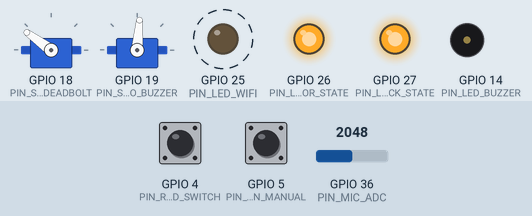
This program was run on a simulated ESP32. Shown: 2 × servo, output pins drawn as LEDs (lit = HIGH), buzzer (waves = sounding, pin HIGH). Dashed ring = blinking. The inputs (shaded band) are chosen by the test bench; at power-on: GPIO 4 (PIN_REED_SWITCH) HIGH, GPIO 5 (PIN_BUTTON_MANUAL) HIGH, GPIO 36 (PIN_MIC_ADC) = 2048. WiFi joins after 1.5 s; servers stay silent unless stated; uploads are accepted with an empty reply; EEPROM starts erased; no MQTT or app messages arrive unless stated; what the program prints to the serial monitor is not drawn.

Above: at 2.2 s.
2.4 s: GPIO 4 (PIN_REED_SWITCH) pulled LOW for 1 s
At 4.1 s:
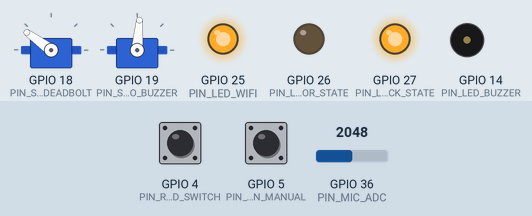
5.2 s: GPIO 4 (PIN_REED_SWITCH) pulled LOW for 3.2 s
At 5.9 s:
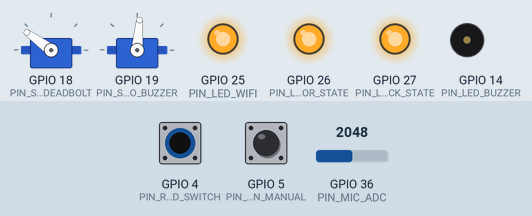
Timing chart, 0 to 10.3 s (numbered marks = the images above; inputs shaded):
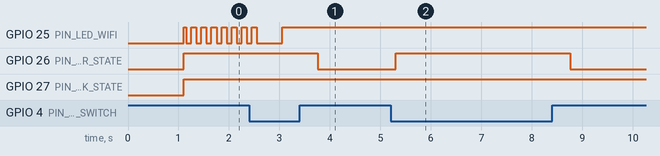

The program:

main.cpp
```cpp
#include <Arduino.h>
#include <freertos/FreeRTOS.h>
#include <freertos/task.h>
#include <freertos/queue.h>
#include <freertos/event_groups.h>
#include <freertos/semphr.h>

#include "config.h"
#include "door_types.h"

#include "AudioDetector.h"
#include "ButtonHandler.h"
#include "LedManager.h"
#include "MqttManager.h"
#include "ReedSwitch.h"
#include "ServoController.h"
#include "StateMachine.h"

// =============================================================================
// Global FreeRTOS handles
// =============================================================================

static QueueHandle_t      g_eventQueue;
static EventGroupHandle_t g_sysEvents;
static SemaphoreHandle_t  g_servoMutex;

// =============================================================================
// Component instances  (globals — single owner, single device)
// =============================================================================

static ServoController g_servo;
static MqttManager     g_mqtt;
static AudioDetector   g_audio;
static StateMachine    g_stateMachine;
static LedManager      g_ledManager;
static ReedSwitch      g_reedSwitch;
static ButtonHandler   g_button;

// =============================================================================
// Task functions
// =============================================================================

// Core 0 — WiFi + MQTT management.  run() includes its own 10 ms yield.
static void taskWifiMqtt(void*) {
    for (;;) g_mqtt.run();
}

// Core 0 — LED pattern updates every 50 ms.
static void taskLedManager(void*) {
    for (;;) {
        g_ledManager.run();
        vTaskDelay(pdMS_TO_TICKS(50));
    }
}

// Core 1 — Audio sample processing.  process() blocks on the internal sample
// queue; the esp_timer callback feeds it at 4 kHz from the esp_timer task.
static void taskAudioProc(void*) {
    for (;;) g_audio.process();
}

// Core 1 — Central door FSM.  run() blocks on the event queue.
static void taskStateMachine(void*) {
    for (;;) g_stateMachine.run();
}

// Core 1 — GPIO polling: reed switch and manual button at 50 Hz.
static void taskPeripherals(void*) {
    for (;;) {
        g_reedSwitch.run();
        g_button.run();
        vTaskDelay(pdMS_TO_TICKS(20));
    }
}

// =============================================================================
// Arduino setup / loop
// =============================================================================

void setup() {
    Serial.begin(115200);
    Serial.println("\n[BOOT] Door Unlocker starting...");

    // --- FreeRTOS primitives ---
    g_eventQueue = xQueueCreate(EVENT_QUEUE_DEPTH, sizeof(DoorEvent));
    g_sysEvents  = xEventGroupCreate();
    g_servoMutex = xSemaphoreCreateMutex();
    configASSERT(g_eventQueue && g_sysEvents && g_servoMutex);

    // --- Component initialisation (order matters: servo first to set safe position) ---
    g_servo.begin(g_servoMutex);
    g_mqtt.begin(g_eventQueue, g_sysEvents);
    g_audio.begin(g_eventQueue);
    g_stateMachine.begin(g_eventQueue, g_sysEvents, g_servo, g_mqtt, g_audio);
    g_ledManager.begin(g_sysEvents);
    g_reedSwitch.begin(g_eventQueue);
    g_button.begin(g_eventQueue);

    // --- Task creation ---
    // Core 0: WiFi/MQTT (pri 5) and LED manager (pri 2)
    xTaskCreatePinnedToCore(taskWifiMqtt,    "wifi_mqtt",  8192, nullptr, 5, nullptr, 0);
    xTaskCreatePinnedToCore(taskLedManager,  "led_mgr",    2048, nullptr, 2, nullptr, 0);

    // Core 1: Audio processing (pri 5), State machine (pri 4), Peripheral polling (pri 3)
    // Audio uses esp_timer for sampling — its FreeRTOS task just processes the queue.
    xTaskCreatePinnedToCore(taskAudioProc,    "audio_proc",  4096, nullptr, 5, nullptr, 1);
    xTaskCreatePinnedToCore(taskStateMachine, "state_mach",  8192, nullptr, 4, nullptr, 1);
    xTaskCreatePinnedToCore(taskPeripherals,  "peripherals", 2048, nullptr, 3, nullptr, 1);

    Serial.println("[BOOT] All tasks created. Free heap: " +
                   String(esp_get_free_heap_size()) + " bytes");
}

void loop() {
    // Intentionally empty — all work runs in FreeRTOS tasks.
    // Suspending loop() prevents it from consuming idle-task CPU on Core 1.
    vTaskSuspend(nullptr);
}
```

door_types.h
```cpp
#pragma once

#include <stdint.h>

// =============================================================================
// Event Group Bits  (read by LedManager; set/cleared by StateMachine/MqttManager)
// =============================================================================
#define SYS_BIT_WIFI_CONNECTED     (1U << 0)
#define SYS_BIT_MQTT_CONNECTED     (1U << 1)
#define SYS_BIT_DOOR_OPEN          (1U << 2)
#define SYS_BIT_DOOR_LOCKED        (1U << 3)
#define SYS_BIT_BUZZER_ACTIVE      (1U << 4)
#define SYS_BIT_AUTO_LOCK_PENDING  (1U << 5)

// =============================================================================
// Door States
// =============================================================================
enum class DoorState : uint8_t {
    INITIALIZING = 0,
    LOCKED,
    UNLOCKED,
    DOOR_OPEN,
    AUTO_LOCK_PENDING,
    ERROR,
};

// =============================================================================
// Event Types  (posted to the central event queue by all tasks)
// =============================================================================
enum class EventType : uint8_t {
    CMD_LOCK = 0,
    CMD_UNLOCK,
    CMD_BUZZER_PRESS,
    CMD_QUERY_STATUS,
    CMD_SET_CONFIG,
    DOOR_OPENED,
    DOOR_CLOSED,
    BUZZER_DETECTED,
    BUTTON_PRESSED,
    WIFI_CONNECTED,
    WIFI_DISCONNECTED,
    MQTT_CONN_UP,
    MQTT_CONN_DOWN,
    AUTO_LOCK_TIMER,
};

// =============================================================================
// Config Keys  (used with CMD_SET_CONFIG events)
// =============================================================================
enum class ConfigKey : uint8_t {
    SERVO_LOCK_DEG = 0,
    SERVO_UNLOCK_DEG,
    SERVO_BUZZER_DEG,
    AUDIO_THRESHOLD,
    AUTO_LOCK_DELAY_S,
};

// =============================================================================
// Door Event  (fixed-size struct posted to the central event queue)
// =============================================================================
struct DoorEvent {
    EventType type        = EventType::CMD_QUERY_STATUS;
    ConfigKey configKey   = ConfigKey::AUDIO_THRESHOLD;  // valid when type == CMD_SET_CONFIG
    int32_t   configValue = 0;                            // valid when type == CMD_SET_CONFIG
};
```

config.h
```cpp
#pragma once

// =============================================================================
// Pin Assignments
// =============================================================================
#define PIN_SERVO_DEADBOLT      18
#define PIN_SERVO_BUZZER        19
#define PIN_REED_SWITCH         4    // Internal pull-up enabled — no external resistor needed
#define PIN_BUTTON_MANUAL       5    // Internal pull-up enabled — no external resistor needed
#define PIN_MIC_ADC             36   // VP pin, ADC1_CH0 — must use ADC1 (not ADC2, shared with WiFi)
#define PIN_LED_WIFI            25
#define PIN_LED_DOOR_STATE      26
#define PIN_LED_LOCK_STATE      27
#define PIN_LED_BUZZER          14

// =============================================================================
// Servo Positions (degrees) — defaults; runtime values stored in NVS
// =============================================================================
#define SERVO_DEADBOLT_LOCKED_DEG    144
#define SERVO_DEADBOLT_UNLOCKED_DEG  38
#define SERVO_DEADBOLT_MIN_DEG       25   // hardware stop — never command below this
#define SERVO_DEADBOLT_MAX_DEG       150  // hardware stop — never command above this
#define SERVO_BUZZER_IDLE_DEG        85    // Resting position
#define SERVO_BUZZER_PRESS_DEG       40    // Button-pressed position
#define SERVO_BUZZER_MIN_DEG         25    // Hardware stop — never command below this
#define SERVO_BUZZER_MAX_DEG         100   // Hardware stop — never command above this
#define SERVO_BUZZER_PRESS_MS        5000  // Hold time at pressed position (ms)
#define SERVO_BUZZER_SWEEP_STEP_MS   5     // Delay between each 1° step during sweep (~250ms for 50° travel)
#define SERVO_DEADBOLT_HOLD_MS       600   // Time to hold deadbolt position before detaching (ms)

// =============================================================================
// Audio Detection — defaults; runtime threshold stored in NVS
// =============================================================================
// 4 kHz satisfies Nyquist for 840 Hz (limit = 2 kHz) and keeps the esp_timer
// callback period at 250 µs — safe for analogRead() in a task context.
// Increase to 8000 if you add an IRAM-safe raw ADC read in the ISR callback.
#define AUDIO_SAMPLE_RATE_HZ         4000
#define AUDIO_TARGET_FREQ_HZ         840
#define AUDIO_BLOCK_SIZE             128   // Goertzel block size (samples per evaluation)
// k = round(128 * 840 / 4000) = 27 → bin centre at 843.75 Hz (0.45% off target — fine)
#define AUDIO_THRESHOLD_DEFAULT      20000000  // Tune during commissioning (see AudioDetector.h)
#define AUDIO_CONFIRM_BLOCKS         8         // Consecutive above-threshold blocks = confirmed (~256ms)

// =============================================================================
// Timing
// =============================================================================
#define AUTO_LOCK_DELAY_S_DEFAULT    60
#define WIFI_RECONNECT_MS            5000
#define MQTT_RECONNECT_MS            3000
#define BUZZER_NOTIFY_COOLDOWN_MS    10000  // Minimum ms between buzzer ntfy notifications
#define BUTTON_DEBOUNCE_MS           50
#define REED_DEBOUNCE_MS             100
#define RSSI_PUBLISH_INTERVAL_MS     60000
#define HEAP_CHECK_INTERVAL_MS       30000
#define HEAP_CRITICAL_BYTES          10240  // Controlled restart if heap falls below this

// =============================================================================
// FreeRTOS
// =============================================================================
#define EVENT_QUEUE_DEPTH            20
#define PUBLISH_QUEUE_DEPTH          10

// =============================================================================
// MQTT Topics
// =============================================================================
#define MQTT_TOPIC_BASE              "door/apt1"
#define MQTT_TOPIC_CMD_DEADBOLT      MQTT_TOPIC_BASE "/cmd/deadbolt"
#define MQTT_TOPIC_CMD_BUZZER        MQTT_TOPIC_BASE "/cmd/buzzer"
#define MQTT_TOPIC_CMD_QUERY         MQTT_TOPIC_BASE "/cmd/query"
#define MQTT_TOPIC_CMD_CONFIG        MQTT_TOPIC_BASE "/cmd/config"
#define MQTT_TOPIC_STATUS_LOCK       MQTT_TOPIC_BASE "/status/lock"
#define MQTT_TOPIC_STATUS_DOOR       MQTT_TOPIC_BASE "/status/door"
#define MQTT_TOPIC_STATUS_ONLINE     MQTT_TOPIC_BASE "/status/online"
#define MQTT_TOPIC_STATUS_RSSI       MQTT_TOPIC_BASE "/status/wifi_rssi"

// =============================================================================
// NVS
// =============================================================================
#define NVS_NAMESPACE                "door_cfg"
#define NVS_KEY_SERVO_LOCK           "srv_lock"
#define NVS_KEY_SERVO_UNLOCK         "srv_unlk"
#define NVS_KEY_SERVO_BUZZER         "srv_buzz"
#define NVS_KEY_AUDIO_THRESHOLD      "aud_thr"
#define NVS_KEY_AUTO_LOCK_DELAY      "al_delay"
```

Measured:
- after the input at 2.4 s, GPIO 26 (PIN_LED_DOOR_STATE): HIGH → LOW after 1.4 s
- after the input at 5.2 s, GPIO 26 (PIN_LED_DOOR_STATE): LOW → HIGH after 0.11 s, → LOW 3.5 s later
